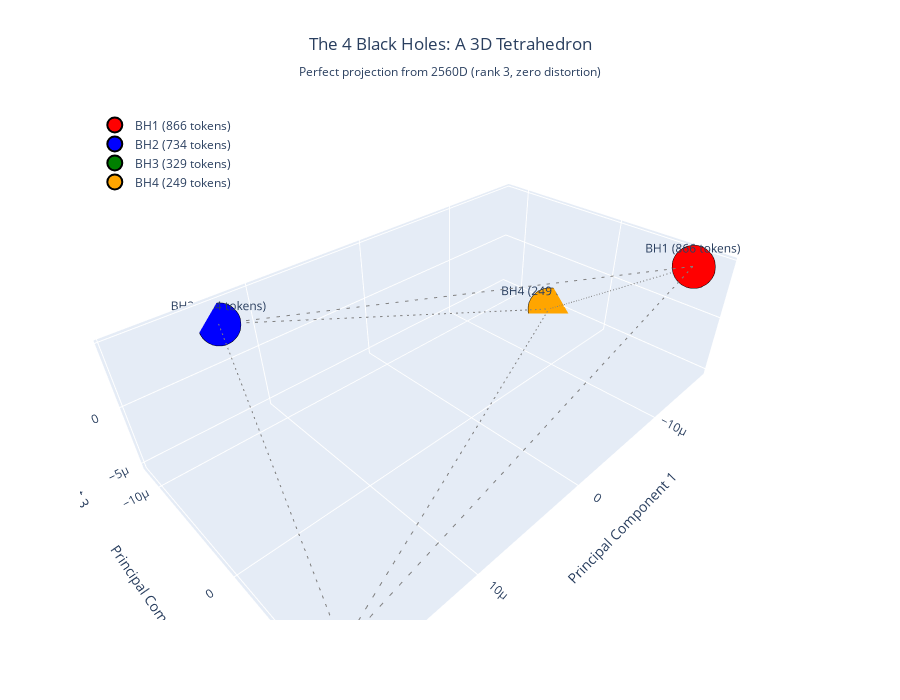

This figure's notebook cell:
### Markdown cell above
## Interactive 3D Visualization

### Code cell
print("\nCreating interactive 3D visualization...\n")

# Extract coordinates
x = coords_3d[:, 0].cpu().numpy()
y = coords_3d[:, 1].cpu().numpy()
z = coords_3d[:, 2].cpu().numpy()

# Labels and colors
labels = ['BH1 (866 tokens)', 'BH2 (734 tokens)', 'BH3 (329 tokens)', 'BH4 (249 tokens)']
colors = ['red', 'blue', 'green', 'orange']
sizes = [866, 734, 329, 249]

# Create scatter plot
fig = go.Figure()

# Add points
for i in range(4):
    fig.add_trace(go.Scatter3d(
        x=[x[i]],
        y=[y[i]],
        z=[z[i]],
        mode='markers+text',
        marker=dict(
            size=15,
            color=colors[i],
            line=dict(color='black', width=2)
        ),
        text=labels[i],
        textposition='top center',
        name=labels[i],
        hovertemplate=f"<b>{labels[i]}</b><br>" +
                      f"x: %{{x:.6e}}<br>" +
                      f"y: %{{y:.6e}}<br>" +
                      f"z: %{{z:.6e}}<br>" +
                      f"<extra></extra>"
    ))

# Add edges to form tetrahedron
# Connect all pairs (6 edges for 4 vertices)
for i, j in combinations(range(4), 2):
    fig.add_trace(go.Scatter3d(
        x=[x[i], x[j]],
        y=[y[i], y[j]],
        z=[z[i], z[j]],
        mode='lines',
        line=dict(color='gray', width=2, dash='dash'),
        showlegend=False,
        hoverinfo='skip'
    ))

# Layout
fig.update_layout(
    title=dict(
        text="The 4 Black Holes: A 3D Tetrahedron<br><sub>Perfect projection from 2560D (rank 3, zero distortion)</sub>",
        x=0.5,
        xanchor='center'
    ),
    scene=dict(
        xaxis_title='Principal Component 1',
        yaxis_title='Principal Component 2',
        zaxis_title='Principal Component 3',
        aspectmode='data'
    ),
    width=900,
    height=700,
    showlegend=True,
    legend=dict(
        x=0.02,
        y=0.98,
        bgcolor='rgba(255,255,255,0.8)'
    )
)

fig.show()

print("✓ Visualization complete")
print("\nRotate the plot to see the tetrahedral structure!")

### Figure 1 — Plotly figure (JSON) as saved in the notebook; plotly's stock layout.template omitted (floating-point values rounded to 4 significant figures)
{"data": [{"hovertemplate": "<b>BH1 (866 tokens)</b><br>x: %{x:.6e}<br>y: %{y:.6e}<br>z: %{z:.6e}<br><extra></extra>", "marker": {"color": "red", "line": {"color": "black", "width": 2}, "size": 15}, "mode": "markers+text", "name": "BH1 (866 tokens)", "text": "BH1 (866 tokens)", "textposition": "top center", "type": "scatter3d", "x": [-1.499e-05], "y": [8.041e-06], "z": [4.888e-06]}, {"hovertemplate": "<b>BH2 (734 tokens)</b><br>x: %{x:.6e}<br>y: %{y:.6e}<br>z: %{z:.6e}<br><extra></extra>", "marker": {"color": "blue", "line": {"color": "black", "width": 2}, "size": 15}, "mode": "markers+text", "name": "BH2 (734 tokens)", "text": "BH2 (734 tokens)", "textposition": "top center", "type": "scatter3d", "x": [1.278e-05], "y": [-1.176e-05], "z": [3.4e-06]}, {"hovertemplate": "<b>BH3 (329 tokens)</b><br>x: %{x:.6e}<br>y: %{y:.6e}<br>z: %{z:.6e}<br><extra></extra>", "marker": {"color": "green", "line": {"color": "black", "width": 2}, "size": 15}, "mode": "markers+text", "name": "BH3 (329 tokens)", "text": "BH3 (329 tokens)", "textposition": "top center", "type": "scatter3d", "x": [1.905e-05], "y": [9.289e-06], "z": [-3.06e-06]}, {"hovertemplate": "<b>BH4 (249 tokens)</b><br>x: %{x:.6e}<br>y: %{y:.6e}<br>z: %{z:.6e}<br><extra></extra>", "marker": {"color": "orange", "line": {"color": "black", "width": 2}, "size": 15}, "mode": "markers+text", "name": "BH4 (249 tokens)", "text": "BH4 (249 tokens)", "textposition": "top center", "type": "scatter3d", "x": [-1.685e-05], "y": [-5.57e-06], "z": [-5.228e-06]}, {"hoverinfo": "skip", "line": {"color": "gray", "dash": "dash", "width": 2}, "mode": "lines", "showlegend": false, "type": "scatter3d", "x": [-1.499e-05, 1.278e-05], "y": [8.041e-06, -1.176e-05], "z": [4.888e-06, 3.4e-06]}, {"hoverinfo": "skip", "line": {"color": "gray", "dash": "dash", "width": 2}, "mode": "lines", "showlegend": false, "type": "scatter3d", "x": [-1.499e-05, 1.905e-05], "y": [8.041e-06, 9.289e-06], "z": [4.888e-06, -3.06e-06]}, {"hoverinfo": "skip", "line": {"color": "gray", "dash": "dash", "width": 2}, "mode": "lines", "showlegend": false, "type": "scatter3d", "x": [-1.499e-05, -1.685e-05], "y": [8.041e-06, -5.57e-06], "z": [4.888e-06, -5.228e-06]}, {"hoverinfo": "skip", "line": {"color": "gray", "dash": "dash", "width": 2}, "mode": "lines", "showlegend": false, "type": "scatter3d", "x": [1.278e-05, 1.905e-05], "y": [-1.176e-05, 9.289e-06], "z": [3.4e-06, -3.06e-06]}, {"hoverinfo": "skip", "line": {"color": "gray", "dash": "dash", "width": 2}, "mode": "lines", "showlegend": false, "type": "scatter3d", "x": [1.278e-05, -1.685e-05], "y": [-1.176e-05, -5.57e-06], "z": [3.4e-06, -5.228e-06]}, {"hoverinfo": "skip", "line": {"color": "gray", "dash": "dash", "width": 2}, "mode": "lines", "showlegend": false, "type": "scatter3d", "x": [1.905e-05, -1.685e-05], "y": [9.289e-06, -5.57e-06], "z": [-3.06e-06, -5.228e-06]}], "layout": {"height": 700, "legend": {"bgcolor": "rgba(255,255,255,0.8)", "x": 0.02, "y": 0.98}, "scene": {"aspectmode": "data", "xaxis": {"title": {"text": "Principal Component 1"}}, "yaxis": {"title": {"text": "Principal Component 2"}}, "zaxis": {"title": {"text": "Principal Component 3"}}}, "showlegend": true, "title": {"text": "The 4 Black Holes: A 3D Tetrahedron<br><sub>Perfect projection from 2560D (rank 3, zero distortion)</sub>", "x": 0.5, "xanchor": "center"}, "width": 900}}
